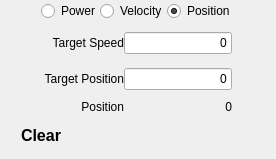
     <widget class="QWidget" name="page_0" >
      <layout class="QVBoxLayout" >
       <property name="spacing" >
        <number>1</number>
       </property>
       <property name="leftMargin" >
        <number>1</number>
       </property>
       <property name="topMargin" >
        <number>1</number>
       </property>
       <property name="rightMargin" >
        <number>1</number>
       </property>
       <property name="bottomMargin" >
        <number>1</number>
       </property>
       <item>
        <layout class="QHBoxLayout" >
         <property name="spacing" >
          <number>0</number>
         </property>
         <item>
          <spacer>
           <property name="orientation" >
            <enum>Qt::Horizontal</enum>
           </property>
           <property name="sizeHint" >
            <size>
             <width>40</width>
             <height>20</height>
            </size>
           </property>
          </spacer>
         </item>
         <item>
          <widget class="QRadioButton" name="ui_PowerRadio0" >
           <property name="text" >
            <string>Power</string>
           </property>
           <property name="checked" >
            <bool>false</bool>
           </property>
          </widget>
         </item>
         <item>
          <widget class="QRadioButton" name="ui_VelocityRadio0" >
           <property name="text" >
            <string>Velocity</string>
           </property>
          </widget>
         </item>
         <item>
          <widget class="QRadioButton" name="ui_PositionRadio0" >
           <property name="text" >
            <string>Position</string>
           </property>
           <property name="checked" >
            <bool>true</bool>
           </property>
          </widget>
         </item>
         <item>
          <spacer>
           <property name="orientation" >
            <enum>Qt::Horizontal</enum>
           </property>
           <property name="sizeHint" >
            <size>
             <width>40</width>
             <height>20</height>
            </size>
           </property>
          </spacer>
         </item>
        </layout>
       </item>
       <item>
        <spacer>
         <property name="orientation" >
          <enum>Qt::Vertical</enum>
         </property>
         <property name="sizeType" >
          <enum>QSizePolicy::Fixed</enum>
         </property>
         <property name="sizeHint" >
          <size>
           <width>20</width>
           <height>10</height>
          </size>
         </property>
        </spacer>
       </item>
       <item>
        <layout class="QGridLayout" >
         <property name="horizontalSpacing" >
          <number>0</number>
         </property>
         <property name="verticalSpacing" >
          <number>0</number>
         </property>
         <item row="0" column="1" >
          <widget class="QLabel" name="ui_TargetSpeedPowerLabel0" >
           <property name="minimumSize" >
            <size>
             <width>0</width>
             <height>20</height>
            </size>
           </property>
           <property name="text" >
            <string>Target Speed</string>
           </property>
           <property name="alignment" >
            <set>Qt::AlignRight|Qt::AlignTrailing|Qt::AlignVCenter</set>
           </property>
          </widget>
         </item>
         <item row="2" column="1" >
          <widget class="QLabel" name="ui_TargetPositionLabel0" >
           <property name="minimumSize" >
            <size>
             <width>0</width>
             <height>20</height>
            </size>
           </property>
           <property name="text" >
            <string>Target Position</string>
           </property>
           <property name="alignment" >
            <set>Qt::AlignRight|Qt::AlignTrailing|Qt::AlignVCenter</set>
           </property>
          </widget>
         </item>
         <item row="5" column="1" >
          <widget class="QLabel" name="label_3" >
           <property name="font" >
            <font/>
           </property>
           <property name="text" >
            <string>Position</string>
           </property>
           <property name="alignment" >
            <set>Qt::AlignRight|Qt::AlignTrailing|Qt::AlignVCenter</set>
           </property>
          </widget>
         </item>
         <item row="5" column="2" >
          <widget class="QLabel" name="ui_MotorPositionLabel0" >
           <property name="font" >
            <font/>
           </property>
           <property name="text" >
            <string>0</string>
           </property>
           <property name="alignment" >
            <set>Qt::AlignRight|Qt::AlignTrailing|Qt::AlignVCenter</set>
           </property>
          </widget>
         </item>
         <item row="0" column="2" >
          <widget class="QLineEdit" name="ui_TargetSpeedPowerLine0" >
           <property name="minimumSize" >
            <size>
             <width>0</width>
             <height>20</height>
            </size>
           </property>
           <property name="text" >
            <string>0</string>
           </property>
           <property name="alignment" >
            <set>Qt::AlignRight|Qt::AlignTrailing|Qt::AlignVCenter</set>
           </property>
          </widget>
         </item>
         <item row="2" column="2" >
          <widget class="QLineEdit" name="ui_TargetPositionLine0" >
           <property name="minimumSize" >
            <size>
             <width>0</width>
             <height>20</height>
            </size>
           </property>
           <property name="text" >
            <string>0</string>
           </property>
           <property name="alignment" >
            <set>Qt::AlignRight|Qt::AlignTrailing|Qt::AlignVCenter</set>
           </property>
          </widget>
         </item>
         <item rowspan="6" row="0" column="0" >
          <spacer>
           <property name="orientation" >
            <enum>Qt::Horizontal</enum>
           </property>
           <property name="sizeHint" >
            <size>
             <width>40</width>
             <height>20</height>
            </size>
           </property>
          </spacer>
         </item>
         <item rowspan="6" row="0" column="3" >
          <spacer>
           <property name="orientation" >
            <enum>Qt::Horizontal</enum>
           </property>
           <property name="sizeHint" >
            <size>
             <width>40</width>
             <height>20</height>
            </size>
           </property>
          </spacer>
         </item>
         <item row="1" column="1" colspan="2" >
          <spacer>
           <property name="orientation" >
            <enum>Qt::Vertical</enum>
           </property>
           <property name="sizeType" >
            <enum>QSizePolicy::Fixed</enum>
           </property>
           <property name="sizeHint" >
            <size>
             <width>20</width>
             <height>14</height>
            </size>
           </property>
          </spacer>
         </item>
         <item rowspan="2" row="3" column="1" colspan="2" >
          <spacer>
           <property name="orientation" >
            <enum>Qt::Vertical</enum>
           </property>
           <property name="sizeType" >
            <enum>QSizePolicy::Fixed</enum>
           </property>
           <property name="sizeHint" >
            <size>
             <width>20</width>
             <height>10</height>
            </size>
           </property>
          </spacer>
         </item>
        </layout>
       </item>
       <item>
        <layout class="QHBoxLayout" >
         <property name="spacing" >
          <number>0</number>
         </property>
         <property name="bottomMargin" >
          <number>3</number>
         </property>
         <item>
          <widget class="QPushButton" name="ui_ClearButton0" >
           <property name="enabled" >
            <bool>true</bool>
           </property>
           <property name="sizePolicy" >
            <sizepolicy vsizetype="Fixed" hsizetype="Minimum" >
             <horstretch>80</horstretch>
             <verstretch>0</verstretch>
            </sizepolicy>
           </property>
           <property name="minimumSize" >
            <size>
             <width>80</width>
             <height>30</height>
            </size>
           </property>
           <property name="maximumSize" >
            <size>
             <width>80</width>
             <height>30</height>
            </size>
           </property>
           <property name="sizeIncrement" >
            <size>
             <width>80</width>
             <height>0</height>
            </size>
           </property>
           <property name="baseSize" >
            <size>
             <width>80</width>
             <height>0</height>
            </size>
           </property>
           <property name="font" >
            <font>
             <pointsize>12</pointsize>
             <weight>75</weight>
             <italic>false</italic>
             <bold>true</bold>
            </font>
           </property>
           <property name="styleSheet" >
            <string>QPushButton{
border:0px;
background-image:url(:/actions/rivet80x30L.png);
color:black;
font:bold;
font-size:12pt;
}
QPushButton:pressed{
border:0px;
background-image:url(:/actions/rivet80x30D.png);
color:white;
font:bold;
font-size:12pt;
}</string>
           </property>
           <property name="text" >
            <string>Clear</string>
           </property>
           <property name="iconSize" >
            <size>
             <width>80</width>
             <height>24</height>
            </size>
           </property>
          </widget>
         </item>
         <item>
          <spacer>
           <property name="orientation" >
            <enum>Qt::Horizontal</enum>
           </property>
           <property name="sizeHint" >
            <size>
             <width>40</width>
             <height>10</height>
            </size>
           </property>
          </spacer>
         </item>
         <item>
          <widget class="QPushButton" name="ui_PlayButton0" >
           <property name="sizePolicy" >
            <sizepolicy vsizetype="Fixed" hsizetype="Fixed" >
             <horstretch>0</horstretch>
             <verstretch>0</verstretch>
            </sizepolicy>
           </property>
           <property name="minimumSize" >
            <size>
             <width>40</width>
             <height>40</height>
            </size>
           </property>
           <property name="maximumSize" >
            <size>
             <width>40</width>
             <height>40</height>
            </size>
           </property>
           <property name="styleSheet" >
            <string>QPushButton{
border:0px;
background-image:url(:/actions/rivet30x30Go.png);
}
QPushButton:checked{
border:0px;
background-image:url(:/actions/rivet30x30Stop.png);
}</string>
           </property>
           <property name="text" >
            <string/>
           </property>
           <property name="iconSize" >
            <size>
             <width>40</width>
             <height>40</height>
            </size>
           </property>
           <property name="checkable" >
            <bool>true</bool>
           </property>
           <property name="flat" >
            <bool>false</bool>
           </property>
          </widget>
         </item>
        </layout>
       </item>
      </layout>
     </widget>
